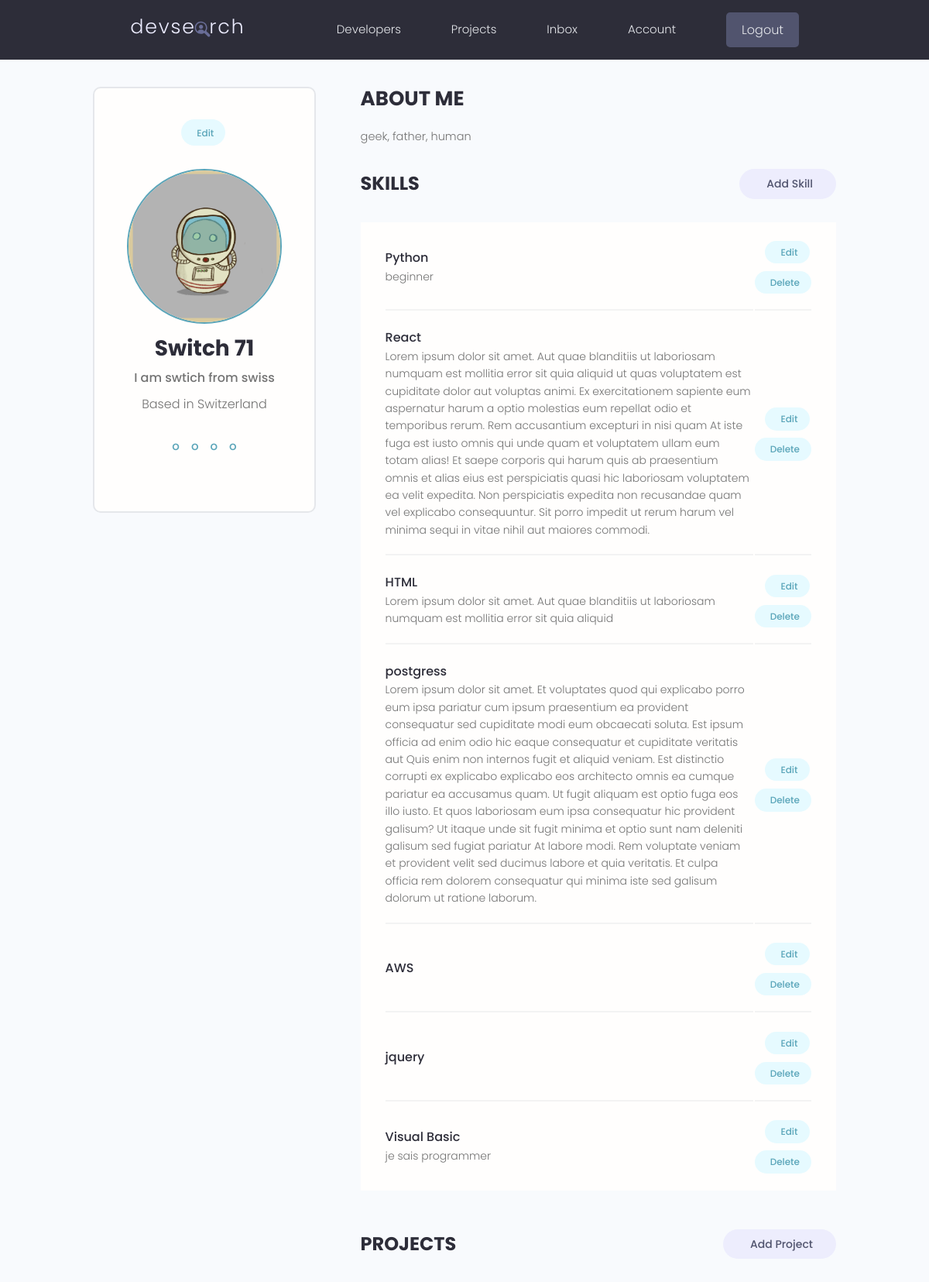
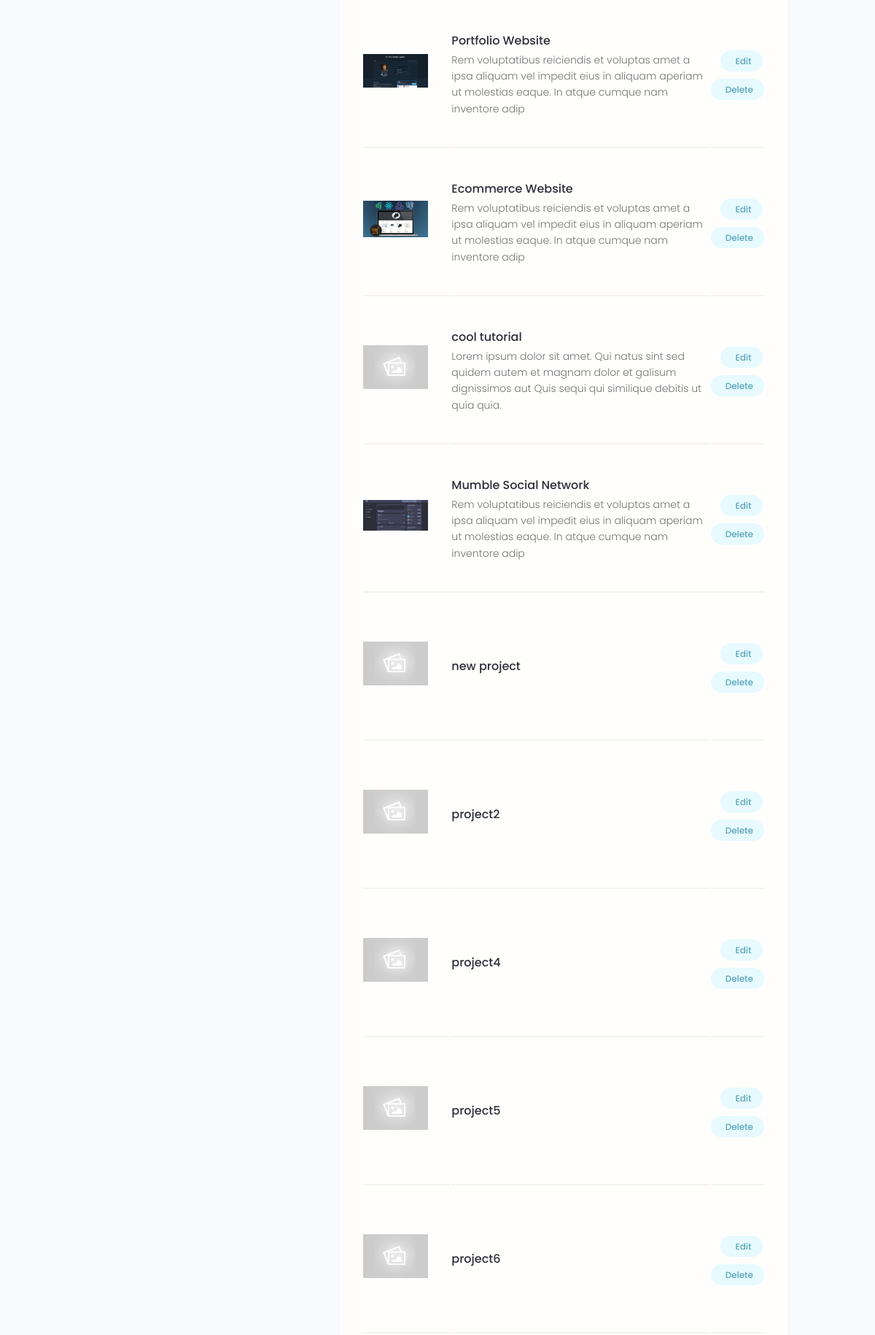
The app's page /account/ (signed in, upper part) with its own data (2 pictures, top to bottom).
### users/models.py (models this page shows, shortened)
class Profile(models.Model):
    user = models.OneToOneField(User, on_delete=models.CASCADE, null=True, blank=True)
    name = models.CharField(max_length=200, blank=True, null=True)
    username = models.CharField(max_length=200, blank=True, null=True)
    email = models.EmailField(max_length=500, blank=True, null=True)
    location = models.CharField(max_length=200, blank=True, null=True)
    short_intro = models.TextField(max_length=200, blank=True, null=True)
    bio = models.TextField(blank=True, null=True)
    profile_image = models.ImageField(null=True, blank=True, upload_to='profiles/', default="profiles/user-default.png")
    social_github = models.CharField(max_length=200, blank=True, null=True)
    social_twitter = models.CharField(max_length=200, blank=True, null=True)
    social_linkedin = models.CharField(max_length=200, blank=True, null=True)
    social_youtube = models.CharField(max_length=200, blank=True, null=True)
    social_website = models.CharField(max_length=200, blank=True, null=True)
    created = models.DateTimeField(auto_now_add=True)
    id = models.UUIDField(default=uuid.uuid4, unique=True, primary_key=True, editable=False)

class Skill(models.Model):
    owner = models.ForeignKey(
        Profile, null=True, on_delete=models.CASCADE, blank=True)
    name = models.CharField(max_length=200, blank=True, null=True)
    description = models.TextField(blank=True, null=True)
    created = models.DateTimeField(auto_now_add=True)
    id = models.UUIDField(default=uuid.uuid4, unique=True, primary_key=True, editable=False)

### projects/models.py (models this page shows, shortened)
class Project(models.Model):
    owner = models.ForeignKey(
        Profile, null=True, on_delete=models.SET_NULL)
    title = models.CharField(max_length=200)
    description = models.TextField(null=True, blank=True)
    featured_image = models.ImageField(null=True, blank=True, default="default.jpg")
    demo_link = models.CharField(max_length=2000,null=True, blank=True)
    source_link = models.CharField(max_length=2000,null=True, blank=True)
    tags = models.ManyToManyField('Tag', blank=True)
    vote_total = models.IntegerField(default=0, null = True, blank=True)
    vote_ratio = models.IntegerField(default=0, null = True, blank=True)
    created = models.DateTimeField(auto_now_add=True)
    id = models.UUIDField(default=uuid.uuid4, unique=True, primary_key=True, editable=False)
    class Meta:
        ordering = ['-vote_ratio', '-vote_total']

### users/views.py (the view)
# urls.py: path('account/', views.userAccount, name="account"),
@login_required(login_url='login')
def userAccount(request):
    profile=request.user.profile
    skills = profile.skill_set.all()
    projects = profile.project_set.all()
    context={'profile':profile, 'skills' : skills, 'projects' : projects }
    return render(request, 'users/account.html',context)

### users/templates/users/account.html (shortened to what this page needs)
{% extends 'main.html' %}
{% block content %}
  <main class="settingsPage profile my-md">
    <div class="container">
      <div class="layout">
        <div class="column column--1of3">
          <div class="card text-center">
            <div class="card__body dev">
              <a class="tag tag--pill tag--main settings__btn" href="{% url 'edit-account' %}"> Edit</a>
              <img class="avatar avatar--xl dev__avatar" src="{{profile.profile_image.url}}" />
              <h2 class="dev__name">{{profile.name}}</h2>
              <p class="dev__title">{{profile.short_intro}}</p>
              <p class="dev__location">Based in {{profile.location}}</p>
              <ul class="dev__social">
                            {% if profile.social_github %}
                            <li>
                                <a title="Github" href="{{profile.social_github}}" target="_blank">o</a>
                            </li>
                            {% endif %}
                            {% if profile.social_twitter %}
                            <li>
                                <a title="Twitter" href="{{profile.social_twitter}}" target="_blank">o</a>
                            </li>
                            {% endif %}
                            {% if profile.social_linkedin %}
                            <li>
                                <a title="LinkedIn" href="{{profile.social_linkedin}}" target="_blank">o</a>
                            </li>
                            {% endif %}
                            {% if profile.social_website %}
                            <li>
                                <a title="Personal Website" href="{{profile.social_website}}" target="_blank">o</a>
                            </li>
                            {% endif %}
              </ul>
            </div>
          </div>
        </div>
        <div class="column column--2of3">
          <div class="devInfo">
            <h3 class="devInfo__title">About Me</h3>
            <p class="devInfo__about">
              {{profile.bio}}</p>
          </div>
          <div class="settings">
            <h3 class="settings__title">Skills</h3>
            <a class="tag tag--pill tag--sub settings__btn tag--lg" href="{% url 'create-skill' %}"> Add Skill</a>
          </div>
          <table class="settings__table">
        {% for skill in skills %}
            <tr>
              <td class="settings__tableInfo">
                <h4>{{skill.name}}</h4>
                <p>{{skill.description}}
                </p>
              </td>
              <td class="settings__tableActions">
                <a class="tag tag--pill tag--main settings__btn" href="{% url 'update-skill' skill.id %}"> Edit</a>
                <a class="tag tag--pill tag--main settings__btn" href="{% url 'delete-skill' skill.id %}?next=/account">
                  Delete</a>
              </td>
            </tr>
        {% endfor %}
          </table>
          <div class="settings">
            <h3 class="settings__title">Projects</h3>
            <a class="tag tag--pill tag--sub settings__btn tag--lg" href="{% url 'create-project' %}"> Add Project</a>
          </div>
          <table class="settings__table">
            {% for project in projects %}
            <tr>
              <td class="settings__thumbnail">
                <a href="{% url 'project' project.id %}"><img src="{{project.featured_image.url}}" alt="Project Thumbnail" /></a>
              </td>
              <td class="settings__tableInfo">
                <a href="{% url 'project' project.id %}">{{project.title}}</a>
                <p>
                  {{project.description|slice:"150"}}
                </p>
              </td>
              <td class="settings__tableActions">
                <a class="tag tag--pill tag--main settings__btn" href="{% url 'update-project' project.id %}"> Edit</a>
                <a class="tag tag--pill tag--main settings__btn" href="{% url 'delete-project' project.id %}?next=/account">
                  Delete</a>
              </td>
            </tr>
            {% endfor %}
          </table>
        </div>
      </div>
    </div>
  </main>
{% endblock content %}

### static/styles/app.css (style rules this page uses)
:root { --color-sub: #2d2d39; }
.card { border: 2px solid var(--color-light); }
img { width: 100%; }
.profile .card > .dev { padding: 4rem; }
.dev__avatar { display: block; margin: auto; }
.dev__name { color: var(--color-sub); font-size: 2.8rem; font-weight: 700; margin-top: 1rem; margin-bottom: 0.5rem; }
.dev__title { font-size: 1.6rem; font-weight: 500; line-height: 1.3; }
.dev__location { margin-top: 1rem; }
.dev__social { margin: 3rem 0; list-style: none; display: flex; justify-content: center; gap: 1.5rem; }
.devInfo { margin-bottom: 3rem; }
.devInfo__title, .devInfo__subtitle { font-size: 2.6rem; color: var(--color-sub); text-transform: uppercase; font-weight: 700; margin-bottom: 1.5rem; }
.devInfo__about, .devSkill__info { font-size: 1.45rem; line-height: 1.7; text-align: justify; }
.settingsPage .dev > .settings__btn { display: inline-block; margin-bottom: 3rem; }
.settings { display: flex; justify-content: space-between; align-items: center; }
.settings__title { font-size: 2.4rem; text-transform: uppercase; font-weight: 700; color: var(--color-sub); }
.settings__table { margin-top: 3rem; margin-bottom: 5rem; padding: 0 3rem; background: var(--color-white); }
.settings__table tr { width: 100%; }
.settings__table tr > td { padding: 2rem 0; }
.settings__table tr:not(:last-child) td { border-bottom: 2px solid var(--color-white-light); }
.settings__thumbnail { width: 23%; min-width: 10rem; }
.settings__thumbnail img { padding-right: 3rem; height: 15rem; object-fit: contain; }
.settings__tableInfo { width: 100%; }
.settings__tableInfo h4, .settings__tableInfo a { padding-right: 1rem; width: auto; font-size: 1.6rem; font-weight: 500; color: var(--color-sub); }
.settings__tableInfo p { font-size: 1.4rem; }
.settings__tableActions { text-align: right; }

### static/uikit/styles/modules/_variables.css (style rules this page uses)
:root { --color-main: #5aa5b9; --color-main-light: #e6faff; --color-sub: #3f4156; --color-sub-light: #51546e; --color-sub-lighter: #ededfd; --color-text: #737373; --color-gray: #8b8b8b; --color-light: #e5e7eb; --color-light-gray: #767676; --color-bg: #f8fafd; --color-white: #fffefd; --color-white-light: #f3f3f3; --color-success: #359e64; --color-success-bg: #def8e8; --color-error: #fc4b0b; --color-error-bg: #fff2ee; --font-base: 'Poppins', arial, helvetica, 'Segoe UI', roboto, ubuntu, sans-serif; --font-monospace: 'Fira Code', 'Courier New', courier, monospace; --font-regular: 300; --font-medium: 500; --font-bold: 700; --generic-shadow: 1px 1px 5px #00000010; --generic-transition: all 0.3s ease-in-out; }

### static/uikit/styles/modules/_base.css (style rules this page uses)
* { margin: 0; padding: 0; box-sizing: border-box; text-rendering: optimizeLegibility; color: inherit; font-size: inherit; }
html { font-size: 50%; }
@media only screen and (min-width: 480px) { html { font-size: 56.25%; } }
@media only screen and (min-width: 1200px) { html { font-size: 62.5%; } }
body { line-height: 1.6; font-weight: 400; font-size: 1.5rem; color: var(--color-text); background-color: var(--color-bg); min-height: 100vh; }

### static/uikit/styles/modules/_typography.css (style rules this page uses)
* { font-family: var(--font-base); }
h2 { font-size: 3.6rem; font-weight: var(--font-bold); }
h3 { font-size: 3.2rem; font-weight: var(--font-medium); }
h4 { font-size: 2.8rem; font-weight: var(--font-medium); }
p, span, strong { font-size: 1.6rem; color: var(--color-text); font-weight: var(--font-regular); }
a { padding-bottom: 2px; text-decoration: none; display: inline-block; color: var(--color-main); font-weight: var(--font-medium); }

### static/uikit/styles/modules/_utilities.css (style rules this page uses)
.container { width: 92%; max-width: 165rem; margin: 0 auto; box-sizing: border-box; }
@media screen and (min-width: 1000px) { .container { width: 90%; } }
@media screen and (min-width: 1200px) { .container { width: 80%; } }
.text-center { text-align: center; }
.my-md { margin: 3rem auto; }

### static/uikit/styles/modules/_avatar.css (style rules this page uses)
.avatar { border-radius: 50%; border: 2px solid var(--color-main); object-fit: cover; }
.avatar--xl { height: 20rem; width: 20rem; }

### static/uikit/styles/modules/_card.css (style rules this page uses)
.card { border-radius: 1rem; background-color: var(--color-white); border: 1.5px solid var(--color-light); width: auto; height: auto; margin-top: 0.5rem; margin-bottom: 0.5rem; overflow: hidden; }
.card__body, .card__header { padding: 2rem 2.5rem; }

### static/uikit/styles/modules/_layout.css (style rules this page uses)
.layout { display: flex; flex-flow: row wrap; justify-content: space-between; }
.layout > .column { margin-bottom: 3rem; }
.layout > .column.column--1of3 { flex-basis: 30%; }
.layout > .column.column--2of3 { flex-basis: 64%; }

### records on screen
Profile: profile_image (picture), name "Switch 71", short_intro "I am swtich from swiss", location "Switzerland", bio "geek, father, human"
Skill: name "Python", description "beginner"
Skill: name "React", description "Lorem ipsum dolor sit amet. Aut quae blanditiis ut laboriosam numquam est mollitia error sit quia aliquid ut quas voluptatem est cupiditate dolor aut voluptas animi. Ex exercitationem sapiente eum aspernatur harum a optio molestias eum repellat odio et temporibus rerum. Rem accusantium excepturi in nisi quam At iste fuga est iusto omnis qui unde quam et voluptatem ullam eum totam alias! Et saepe corporis qui harum quis ab praesentium omnis et alias eius est perspiciatis quasi hic laboriosam voluptatem ea velit expedita. Non perspiciatis expedita non recusandae quam vel explicabo consequuntur. Sit porro impedit ut rerum harum vel minima sequi in vitae nihil aut maiores commodi."
Skill: name "HTML", description "Lorem ipsum dolor sit amet. Aut quae blanditiis ut laboriosam numquam est mollitia error sit quia aliquid"
Skill: name "postgress", description "Lorem ipsum dolor sit amet. Et voluptates quod qui explicabo porro eum ipsa pariatur cum ipsum praesentium ea provident consequatur sed cupiditate modi eum obcaecati soluta. Est ipsum officia ad enim odio hic eaque consequatur et cupiditate veritatis aut Quis enim non internos fugit et aliquid veniam. Est distinctio corrupti ex explicabo explicabo eos architecto omnis ea cumque pariatur ea accusamus quam. Ut fugit aliquam est optio fuga eos illo iusto. Et quos laboriosam eum ipsa consequatur hic provident galisum? Ut itaque unde sit fugit minima et optio sunt nam deleniti galisum sed fugiat pariatur At labore modi. Rem voluptate veniam et provident velit sed ducimus labore et quia…"
Skill: name "AWS"
Skill: name "jquery"
Skill: name "Visual Basic", description "je sais programmer"
Project: featured_image (picture), title "Portfolio Website", description "Rem voluptatibus reiciendis et voluptas amet a ipsa aliquam vel impedit eius in aliquam aperiam ut molestias eaque. In atque cumque nam inventore adip"
Project: featured_image (picture), title "Ecommerce Website", description "Rem voluptatibus reiciendis et voluptas amet a ipsa aliquam vel impedit eius in aliquam aperiam ut molestias eaque. In atque cumque nam inventore adip"
Project: featured_image (placeholder picture), title "cool tutorial", description "Lorem ipsum dolor sit amet. Qui natus sint sed quidem autem et magnam dolor et galisum dignissimos aut Quis sequi qui similique debitis ut quia quia."
Project: featured_image (picture), title "Mumble Social Network", description "Rem voluptatibus reiciendis et voluptas amet a ipsa aliquam vel impedit eius in aliquam aperiam ut molestias eaque. In atque cumque nam inventore adip"
Project: featured_image (placeholder picture), title "new project"
Project: featured_image (placeholder picture), title "project2"
Project: featured_image (placeholder picture), title "project4"
Project: featured_image (placeholder picture), title "project5"
Project: featured_image (placeholder picture), title "project6"
